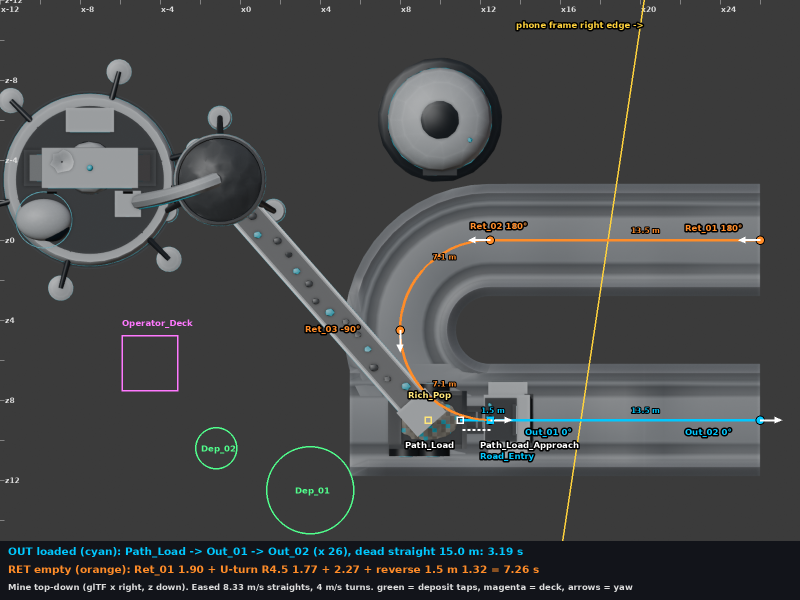
#> input picture art/3d/buildings/mine/haul_paths_topdown.png, 1600 x 1200 px, given in place of mine_phone_1179x2556.png, which was not available (shown at 1/2 size)
$ python phone_downscale.py ..
#> lines starting #> are read from the running program, lines starting #| are printed output that depends on the picture
"""python3 phone_downscale.py DIR : mine_phone_1179x2556.png -> mine_phone_393x852.png (Lanczos)"""
import sys, os
from PIL import Image
d = sys.argv[1]; im = Image.open(os.path.join(d, 'mine_phone_1179x2556.png')).convert('RGB')
#> further down, im is the input picture: PIL image 1600x1200 RGB; mean R, G, B 70, 71.5, 72.1
im.resize((393, 852), Image.LANCZOS).save(os.path.join(d, 'mine_phone_393x852.png'), optimize=True)
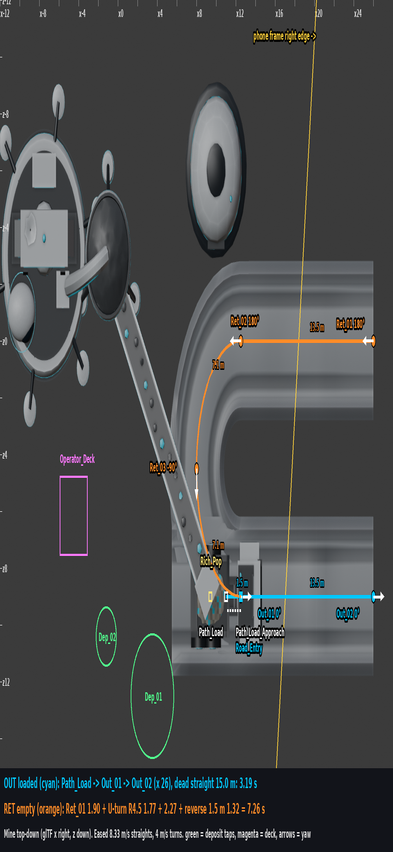
#> saved as mine_phone_393x852.png: PIL image 393x852 RGB; mean R, G, B 70, 71.6, 72.2
print('ok', im.size)
#| ok (1600, 1200)

$ run again, on art/3d/buildings/mine/truck_fill_closeup_1179.png
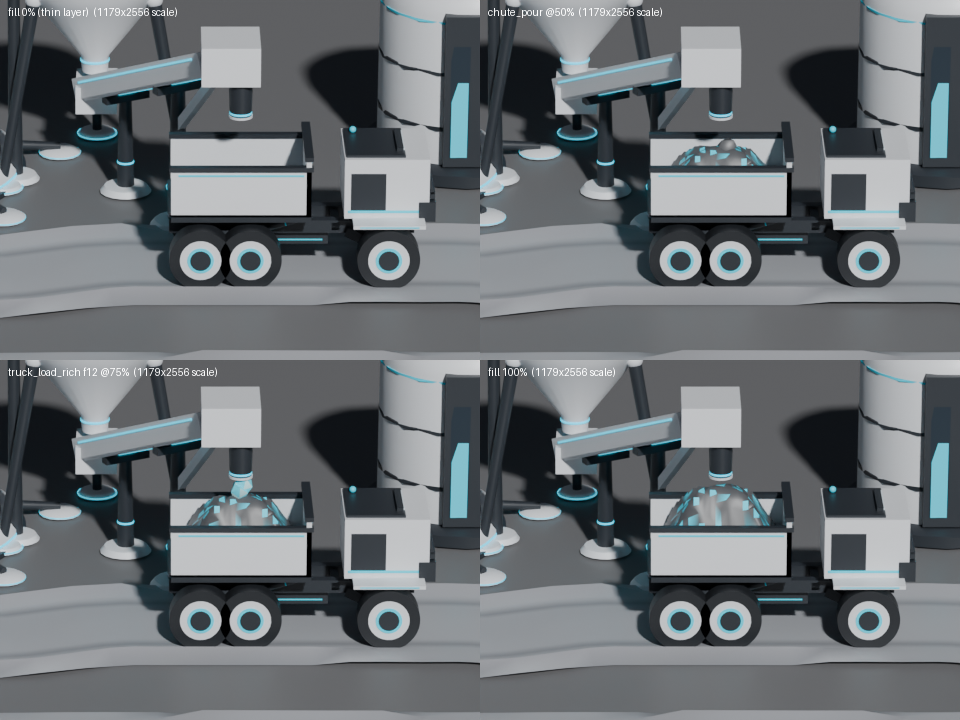
#> input picture art/3d/buildings/mine/truck_fill_closeup_1179.png, 960 x 720 px, given in place of mine_phone_1179x2556.png, which was not available
#> im is the input picture: PIL image 960x720 RGB; mean R, G, B 106.7, 111.6, 115.2
#> `im.resize((393, 852), Image.LANCZOS).save(os.path.join(d, 'mine_phone_..`:
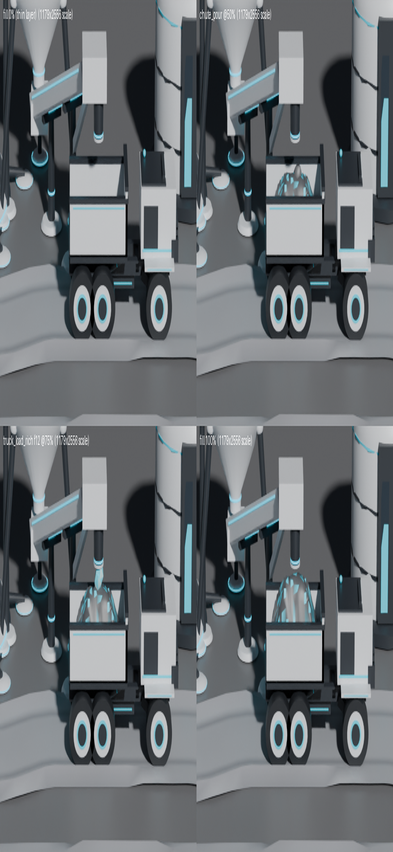
#> saved as mine_phone_393x852.png: PIL image 393x852 RGB; mean R, G, B 106.7, 111.6, 115.2
#| ok (960, 720)

$ run again, on art/3d/buildings/mine/truck_fill_strip_393.png
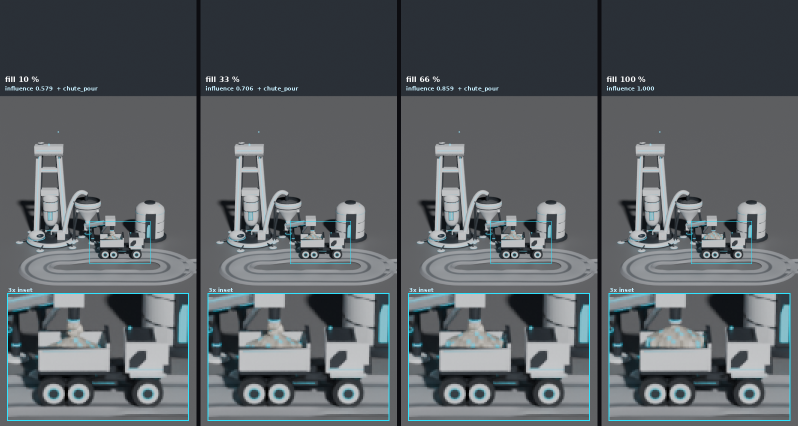
#> input picture art/3d/buildings/mine/truck_fill_strip_393.png, 1596 x 852 px, given in place of mine_phone_1179x2556.png, which was not available (shown at 1/2 size)
#> im is the input picture: PIL image 1596x852 RGB; mean R, G, B 90.6, 96.2, 100.3
#> `im.resize((393, 852), Image.LANCZOS).save(os.path.join(d, 'mine_phone_..`:
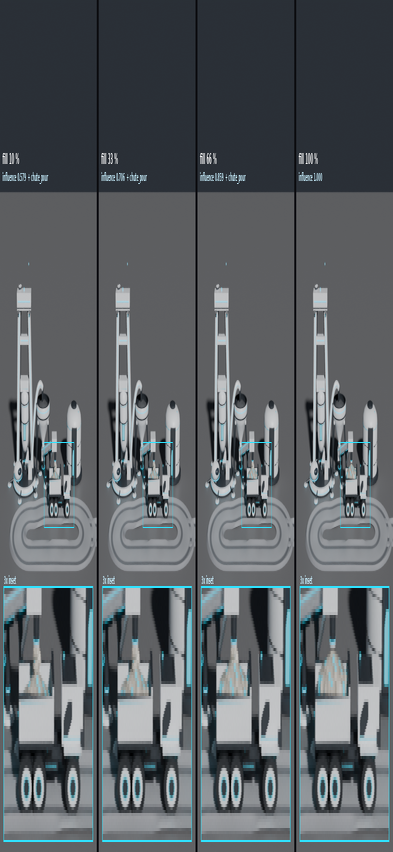
#> saved as mine_phone_393x852.png: PIL image 393x852 RGB; mean R, G, B 90.6, 96.2, 100.3
#| ok (1596, 852)
